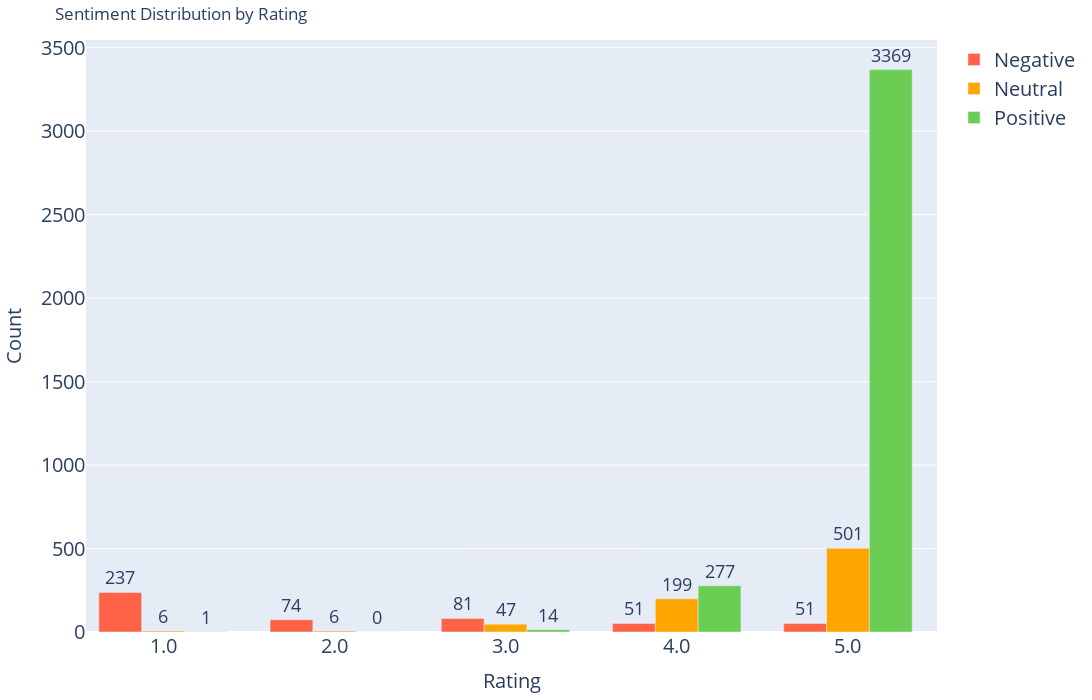

Write notebook code for a chart like this one.
### Markdown cell above
## Correlation between sentiment and rating

### Code cell
# Step 1: Aggregate the data by 'Rating' and 'Sentiment' category
sentiment_by_rating = df.groupby(['overall', 'sentiment']).size().unstack(fill_value=0)

# Step 2: Extract the 'overall' rating categories and the 'sentiment' labels
categories = sentiment_by_rating.index
labels = sentiment_by_rating.columns

# Step 3: Convert the DataFrame's sentiment counts into a list of numpy arrays
data = [sentiment_by_rating[label].values for label in labels]

# Step 4: Define the width of each bar in the bar chart
bar_width = 0.25  # This controls the thickness of each bar in the grouped bar chart.

# Step 5: Calculate the x-axis positions for each group of bars
# 'r1' is the starting position for the first group of bars (negative sentiment).
# 'r2' is the starting position for the second group of bars (neutral sentiment), shifted by the bar width.
# 'r3' is for the third group (positive sentiment), also shifted accordingly.
r1 = np.arange(len(categories))
r2 = [x + bar_width for x in r1]
r3 = [x + bar_width for x in r2]

# Step 6: Initialize the Plotly figure for the grouped bar chart
fig = go.Figure()

# Step 7: Add the first set of bars representing 'Negative' sentiment
fig.add_trace(go.Bar(
    x=r1,  
    y=data[0],  
    name='Negative', 
    marker_color='#FF6347', 
    width=bar_width,  
    text=data[0],  
    textposition='outside',  
    textfont=dict(size=18) 
))

# Step 8: Add the second set of bars for 'Neutral' sentiment
fig.add_trace(go.Bar(
    x=r2,  
    y=data[1], 
    name='Neutral',  
    marker_color='orange',  
    width=bar_width, 
    text=data[1],  
    textposition='outside',  
    textfont=dict(size=18)  
))

# Step 9: Add the third set of bars for 'Positive' sentiment
fig.add_trace(go.Bar(
    x=r3,  
    y=data[2],  
    name='Positive',  
    marker_color='#6BCD53',  
    width=bar_width, 
    text=data[2],  
    textposition='outside',  
    textfont=dict(size=18) 
))

fig.update_layout(
    title='Sentiment Distribution by Rating',  
    xaxis=dict(
        title='Rating',  
        title_font={"size": 20}, 
        tickmode='array',  
        tickvals=[r + bar_width for r in range(len(r1))],  
        ticktext=[str(rating) for rating in categories], 
        tickfont={"size": 20},  
        range=[-0.2, len(categories) - 0.98 + bar_width * 3]  
    ),
    yaxis=dict(
        title='Count', 
        title_font={"size": 20},  
        tickfont={"size": 20}  
    ),
    barmode='group',  
    margin=dict(l=40, r=40, t=40, b=40),  
    legend_title="",  
    legend_title_font={"size": 20},  
    legend=dict(
        font=dict(size=20)  
    ),
    width=1200,  
    height=700  
)

fig.show()

### Figure 1 — Plotly figure (JSON) as saved in the notebook; plotly's stock layout.template omitted (floating-point values rounded to 4 significant figures)
{"data": [{"marker": {"color": "#FF6347"}, "name": "Negative", "text": [237, 74, 81, 51, 51], "textfont": {"size": 18}, "textposition": "outside", "type": "bar", "width": 0.25, "x": [0, 1, 2, 3, 4], "y": [237, 74, 81, 51, 51]}, {"marker": {"color": "orange"}, "name": "Neutral", "text": [6, 6, 47, 199, 501], "textfont": {"size": 18}, "textposition": "outside", "type": "bar", "width": 0.25, "x": [0.25, 1.25, 2.25, 3.25, 4.25], "y": [6, 6, 47, 199, 501]}, {"marker": {"color": "#6BCD53"}, "name": "Positive", "text": [1, 0, 14, 277, 3369], "textfont": {"size": 18}, "textposition": "outside", "type": "bar", "width": 0.25, "x": [0.5, 1.5, 2.5, 3.5, 4.5], "y": [1, 0, 14, 277, 3369]}], "layout": {"barmode": "group", "height": 700, "legend": {"font": {"size": 20}, "title": {"font": {"size": 20}, "text": ""}}, "margin": {"b": 40, "l": 40, "r": 40, "t": 40}, "title": {"text": "Sentiment Distribution by Rating"}, "width": 1200, "xaxis": {"range": [-0.2, 4.77], "tickfont": {"size": 20}, "tickmode": "array", "ticktext": ["1.0", "2.0", "3.0", "4.0", "5.0"], "tickvals": [0.25, 1.25, 2.25, 3.25, 4.25], "title": {"font": {"size": 20}, "text": "Rating"}}, "yaxis": {"tickfont": {"size": 20}, "title": {"font": {"size": 20}, "text": "Count"}}}}
